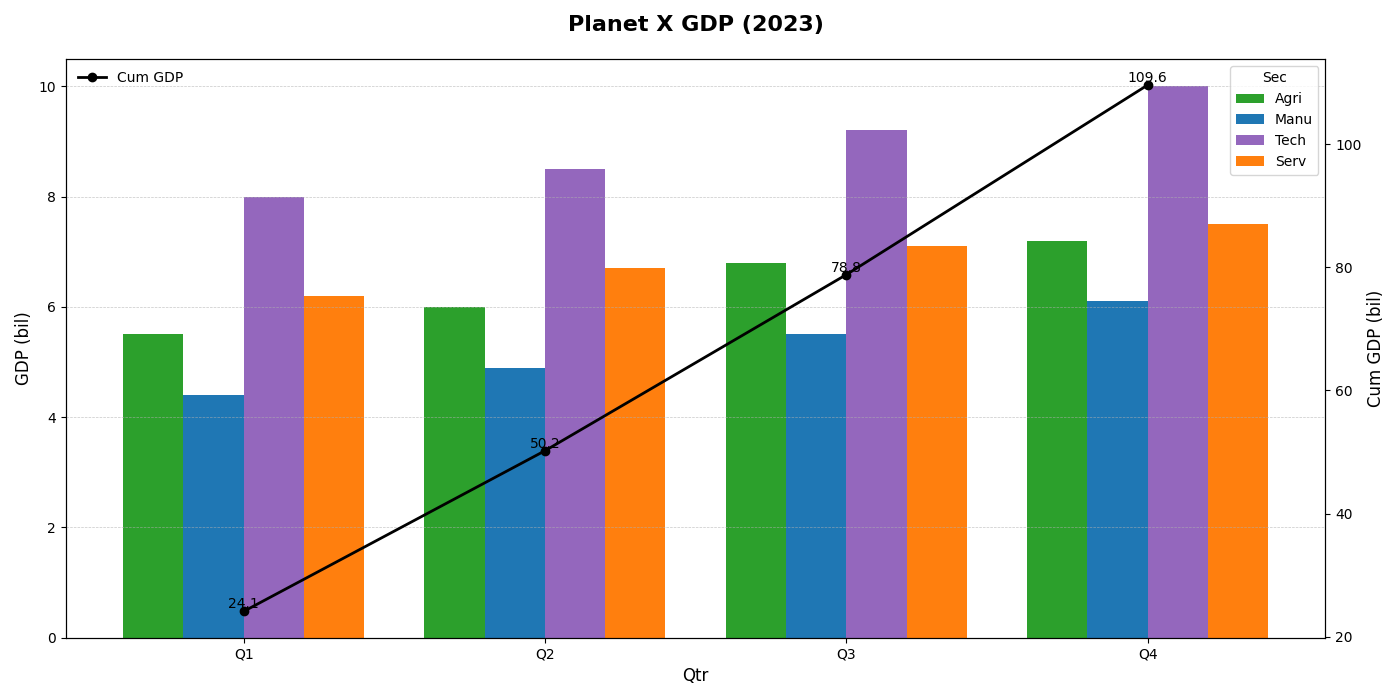

Generate this figure with Python:
import matplotlib.pyplot as plt
import numpy as np

# Data
quarters = ['Q1', 'Q2', 'Q3', 'Q4']
agri_gdp = [5.5, 6.0, 6.8, 7.2]
manu_gdp = [4.4, 4.9, 5.5, 6.1]
tech_gdp = [8.0, 8.5, 9.2, 10.0]
serv_gdp = [6.2, 6.7, 7.1, 7.5]

# Cumulative GDP
cumulative_gdp = np.cumsum([sum(x) for x in zip(agri_gdp, manu_gdp, tech_gdp, serv_gdp)])

fig, ax1 = plt.subplots(figsize=(14, 7))

width = 0.2
x_indices = np.arange(len(quarters))

ax1.bar(x_indices - width*1.5, agri_gdp, width=width, label='Agri', color='tab:green')
ax1.bar(x_indices - width/2, manu_gdp, width=width, label='Manu', color='tab:blue')
ax1.bar(x_indices + width/2, tech_gdp, width=width, label='Tech', color='tab:purple')
ax1.bar(x_indices + width*1.5, serv_gdp, width=width, label='Serv', color='tab:orange')

ax1.set_title('Planet X GDP (2023)', fontsize=16, fontweight='bold', pad=20)
ax1.set_xlabel('Qtr', fontsize=12)
ax1.set_ylabel('GDP (bil)', fontsize=12)
ax1.set_xticks(x_indices)
ax1.set_xticklabels(quarters)
ax1.legend(title='Sec', fontsize=10)
ax1.grid(axis='y', linestyle='--', linewidth=0.5, alpha=0.7)

ax2 = ax1.twinx()
ax2.plot(x_indices, cumulative_gdp, color='black', marker='o', linestyle='-', linewidth=2, label='Cum GDP')
ax2.set_ylabel('Cum GDP (bil)', fontsize=12, color='black')
ax2.legend(loc='upper left', fontsize=10, frameon=False)

for i, val in enumerate(cumulative_gdp):
    ax2.text(i, val, f'{val:.1f}', color='black', fontsize=10, ha='center', va='bottom')

plt.tight_layout()
plt.show()
